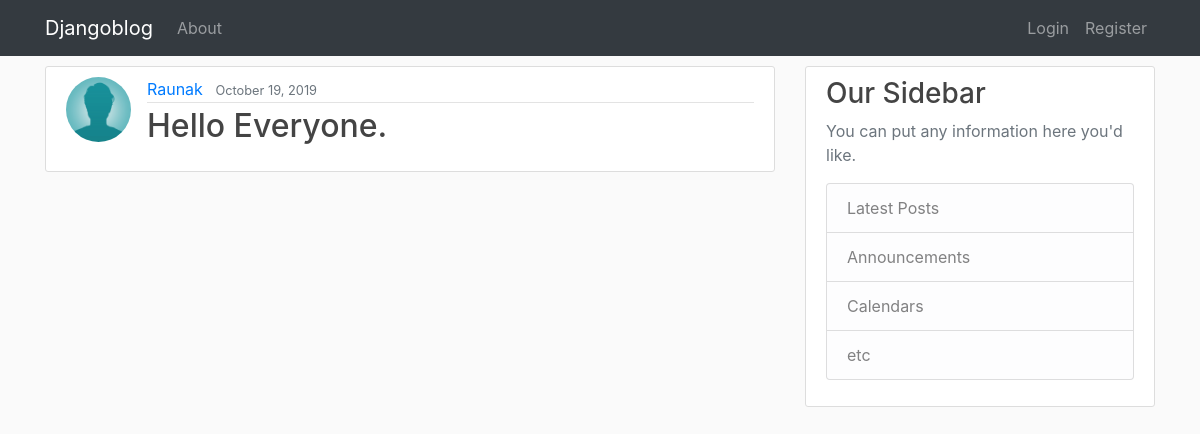
Screenshot of /post/12/ with the database file from the repository.
### blog/models.py (models this page shows, shortened)
class Post(models.Model):
    title = models.CharField(max_length=100)
    content = models.TextField()
    date_posted = models.DateTimeField(default = timezone.now)
    author = models.ForeignKey(User, on_delete= models.CASCADE)

### users/models.py (models this page shows, shortened)
class profile(models.Model):
    user = models.OneToOneField(User,on_delete=models.CASCADE)
    image = models.ImageField(default='default.jpg',upload_to='profile-pics')

### blog/views.py (the view)
# urls.py: path('post/<int:pk>/',postDetailView.as_view(),name='post-detail'),
class postDetailView(DetailView):
    model = Post

### blog/templates/blog/post_detail.html (shortened to what this page needs)
{% extends "blog/base.html" %}
{% block content %}
    <article class="media content-section">
              <img src="{{ object.author.profile.image.url}}" alt="" class="rounded-circle article-img">
              <div class="media-body">
                <div class="article-metadata">
                  <a class="mr-2" href="{% url 'user-posts' object.author.username %}">{{ object.author }}</a>
                  <small class="text-muted">{{ object.date_posted|date:"F d, Y" }}</small>
                </div>
                <h2 class="article-title"><{{ object.title }}</h2>
                <p class="article-content">{{ object.content }}</p>
              </div>
      </article>
{% endblock %}

### blog/static/blog/main.css (style rules this page uses)
body { background: #fafafa; color: #333333; }
h1, h2, h3, h4, h5, h6 { color: #444444; }
.content-section { background: #ffffff; padding: 10px 20px; border: 1px solid #dddddd; border-radius: 3px; margin-bottom: 20px; margin-top: 10px; }
.article-title { color: #444444; }
.article-content { white-space: pre-line; }
.article-img { height: 65px; width: 65px; margin-right: 16px; }
.article-metadata { padding-bottom: 1px; margin-bottom: 4px; border-bottom: 1px solid #e3e3e3 }

### rows the page displays
Post: author.profile.image (placeholder picture), author "Raunak", date_posted "October 19, 2019", content "Hello Everyone."
